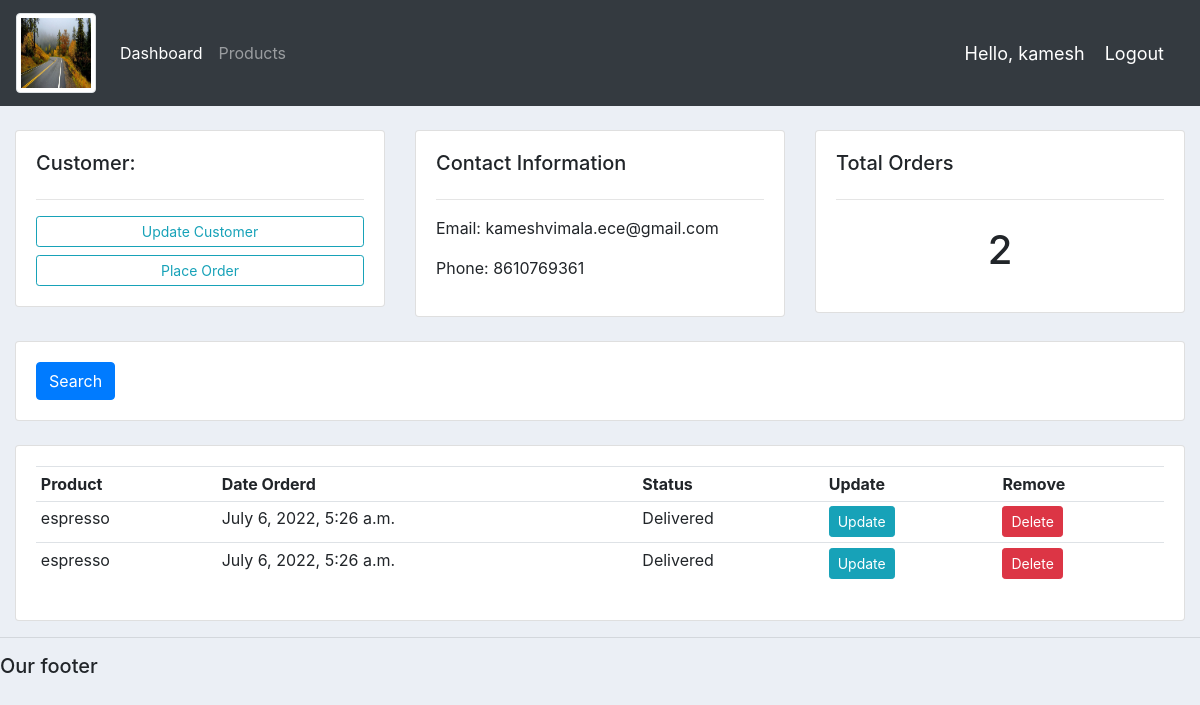
Page /customer/1 (signed in) on the committed database.
### accounts/models.py (models this page shows, shortened)
class Customer(models.Model):
	user = models.OneToOneField(User,null=True,on_delete=models.CASCADE)
	name = models.CharField(max_length=200, null=True)
	phone = models.CharField(max_length=200, null=True)
	email = models.CharField(max_length=200, null=True)
	profile_pic = models.ImageField(default="profile1.png", null=True, blank=True)
	date_created = models.DateTimeField(auto_now_add=True, null=True)

class Order(models.Model):
	STATUS = (
			('Pending', 'Pending'),
			('Out for delivery', 'Out for delivery'),
			('Delivered', 'Delivered'),
			)
	customer = models.ForeignKey(Customer, null=True, on_delete= models.SET_NULL)
	product = models.ForeignKey(Product, null=True, on_delete= models.SET_NULL)
	date_created = models.DateTimeField(auto_now_add=True, null=True)
	status = models.CharField(max_length=200, null=True, choices=STATUS)

class Product(models.Model):
	CATEGORY = (
			('Indoor', 'Indoor'),
			('Out Door', 'Out Door'),
			)
	name = models.CharField(max_length=200, null=True)
	price = models.FloatField(null=True)
	category = models.CharField(max_length=200, null=True, choices=CATEGORY)
	description = models.CharField(max_length=200, null=True, blank=True)
	date_created = models.DateTimeField(auto_now_add=True, null=True)
	tags = models.ManyToManyField(Tag)
	def __str__(self):
		return self.name

### accounts/views.py (the view)
# urls.py: path('customer/<str:pk_id>', views.customer,name='customer'),
@login_required(login_url='login')
def customer(request,pk_id):
	customer = Customer.objects.get(id=pk_id)
	orders = customer.order_set.all()
	orders_count = orders.count()
	context = {
		'customer':customer,
		'orders':orders,
		'orders_count':orders_count,
	}
	return render(request, 'accounts/customer.html',context)

### accounts/templates/accounts/customer.html (shortened to what this page needs)
{%  extends 'accounts/main.html' %}
{% block content %}
	<br>
<div class="row">
	<div class="col-md">
		<div class="card card-body">
			<h5>Customer:</h5>
			<hr>
			<a class="btn btn-outline-info  btn-sm btn-block" href="">Update Customer</a>
			<a class="btn btn-outline-info  btn-sm btn-block" href="{% url 'create_order' customer.id %}">Place Order</a>
		</div>
	</div>
	<div class="col-md">
		<div class="card card-body">
			<h5>Contact Information</h5>
			<hr>
			<p>Email: {{customer.email}} </p>
			<p>Phone: {{customer.phone}} </p>
		</div>
	</div>
	<div class="col-md">
		<div class="card card-body">
			<h5>Total Orders</h5>
			<hr>
			<h1 style="text-align: center;padding: 10px"> {{orders_count}} </h1>
		</div>
	</div>
</div>
<br>
<div class="row">
	<div class="col">
		<div class="card card-body">
			<form method="get">
		    <button class="btn btn-primary" type="submit">Search</button>
		  </form>
		</div>
	</div>
</div>
<br>
<div class="row">
	<div class="col-md">
		<div class="card card-body">
			<table class="table table-sm">
				<tr>
					<th>Product</th>
					<th>Date Orderd</th>
					<th>Status</th>
					<th>Update</th>
					<th>Remove</th>
				</tr>
				{% for order in orders %}
					<tr>
						<td> {{order.product}} </td>
						<td> {{order.date_created}} </td>
						<td> {{order.status}} </td>
						<td><a class="btn btn-sm btn-info" href="{% url 'update_order' order.id %}">Update</a></td>
						<td><a class="btn btn-sm btn-danger" href="{% url 'delete_order' order.id %}">Delete</a></td>
						</tr>
				{% endfor %}
			</table>
		</div>
	</div>
</div>
{% endblock %}

### accounts/templates/accounts/navbar.html (shortened to what this page needs)
{% load static %}
<nav class="navbar navbar-expand-lg navbar-dark bg-dark">
  <a class="navbar-brand" href="#"><img class="img-thumbnail rounded" src="{% static 'images/logo.jpg' %}" alt=""></a>
  <div class="collapse navbar-collapse" id="navbarNav">
    <ul class="navbar-nav">
      {% if request.user.is_staff %}
      <li class="nav-item active">
        <a class="nav-link" href="{% url 'home' %}">Dashboard</a>
      </li>
      <li class="nav-item">
        <a class="nav-link" href="{% url 'products' %}">Products</a>
      </li>
      {% else %}
       <li class="nav-item">
        <a class="nav-link" href="{% url 'account' %}">Settings</a>
      </li>
      {% endif %}
    </ul>
  </div>
  <span class="hello-msg">Hello, {{request.user}}</span>
  <span ><a  class="hello-msg" href="{% url 'logout' %}">Logout</a></span>
</nav>

### static/css/main.css (style rules this page uses)
.navbar-brand img { width: 80px; height: 80px; }
body { background-color: #ebeff5; }

### accounts/templates/accounts/navbar.html (style rules this page uses)
.hello-msg { font-size: 18px; color: #fff; margin-right: 20px; }

### rows in the picture
Customer: email "kameshvimala.ece@gmail.com", phone "8610769361"
Order: product "espresso", date_created "July 6, 2022, 5:26 a.m.", status "Delivered"
Order: product "espresso", date_created "July 6, 2022, 5:26 a.m.", status "Delivered"

### other values in the picture
{{ request.user }} "kamesh"
{{ orders_count }} "2"
